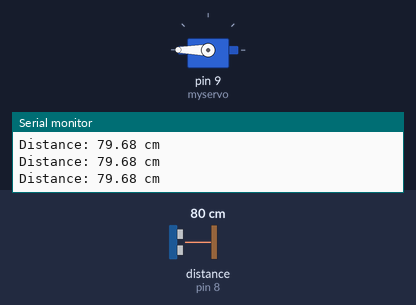
This sketch was run on a simulated Arduino Uno, built with avr-gcc and run on an emulated ATmega328P. On the bench: servo, the last lines printed to the serial monitor. Wiring (inferred from the names in the program): ultrasonic range finder: trigger pin 7; echo pin 8. The test bench sets the inputs (shaded band); at power-on: distance to the obstacle (sensor on pin 8) 80 cm. The echo pulse lasts 58.3 µs per cm.

Above: at 1.2 s.
1.3 s: distance to the obstacle (sensor on pin 8) set to 9 cm
At 1.9 s:
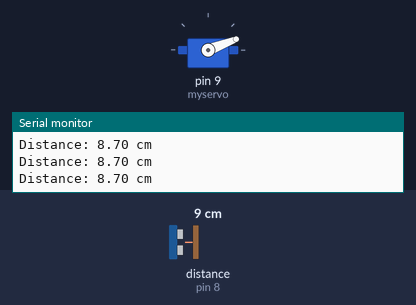
3.1 s: distance to the obstacle (sensor on pin 8) set to 35 cm
At 3.18 s:
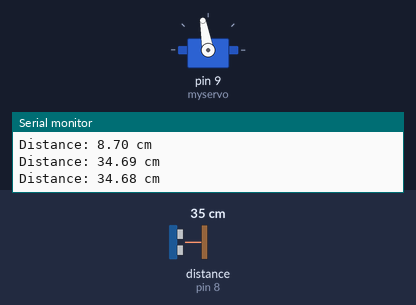
4.8 s: distance to the obstacle (sensor on pin 8) set to 18 cm
At 6.0 s:
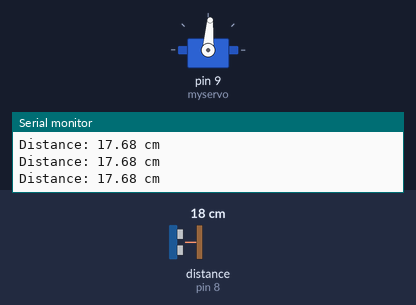
6.5 s: distance to the obstacle (sensor on pin 8) set to 2 cm
At 7.8 s:
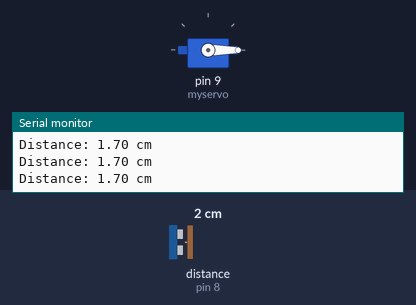
8.1 s: distance to the obstacle (sensor on pin 8) set to 60 cm
At 8.22 s:
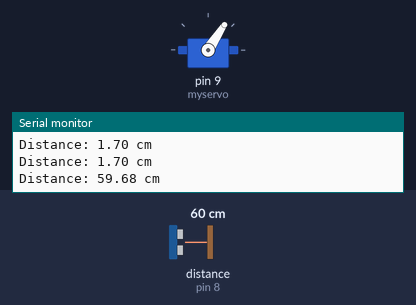
Timing chart, 0 to 10.7 s (numbered marks = the images above; inputs shaded):
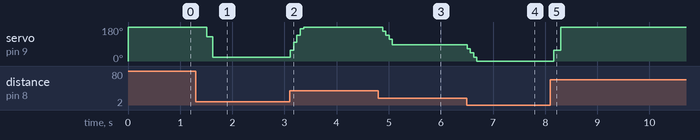

The sketch:

Task2-2.ino
```cpp
#include <Servo.h>

const int trigPin = 7;
const int echoPin = 8;
const unsigned long TIMEOUT_US = 30000UL;
Servo myservo;

const int MIN_CM = 5;
const int MAX_CM = 30;
float distanceCm;
float lastangle = -1;

const int N = 5;
float samples[N];
int idx = 0;
int count = 0;

float updateMovingAverage(float);
float readDistanceCm();

void setup() {
  Serial.begin(9600);
  myservo.attach(9);
  pinMode(trigPin, OUTPUT);
  pinMode(echoPin, INPUT);
  myservo.write(0);
  digitalWrite(trigPin, LOW);
}

void loop() {
  float d = readDistanceCm();
  Serial.print("Distance: ");
  Serial.print(d);
  Serial.println(" cm");
  if (d != -1) {
    float avg = updateMovingAverage(d);
    avg = constrain((int)avg, MIN_CM, MAX_CM);
    int angle = map(avg, MIN_CM, MAX_CM, 0, 180);
    if (lastangle == -1 || abs(lastangle - angle) < 70) myservo.write(angle);
    lastangle = angle;
  }
  delay(60);
}

float updateMovingAverage(float newVal) {
  samples[idx] = newVal;
  idx = (idx + 1) % N;
  if (count < N) count++;

  float sum = 0;
  for (int i = 0; i < count; i++) sum += samples[i];
  return sum / count;
}

float readDistanceCm() {
  digitalWrite(trigPin, LOW);
  delayMicroseconds(2);
  digitalWrite(trigPin, HIGH);
  delayMicroseconds(10);
  digitalWrite(trigPin, LOW);

  unsigned long duration = pulseIn(echoPin, HIGH, TIMEOUT_US);
  if (duration == 0) return -1;
  return duration * 0.0343 / 2;
}
```

Measured:
- after the input at 1.3 s, servo on pin 9 (myservo): 180° → 129° after 0.21 s, → 21° 0.12 s later
- after the input at 3.1 s, servo on pin 9 (myservo): moves from 21° to 180° over 0.25 s, starting at once
- after the input at 4.8 s, servo on pin 9 (myservo): 180° → 158° after 0.08 s, → 136° 0.06 s later, → 115° 0.06 s later, → 86° 0.06 s later
- after the input at 6.5 s, servo on pin 9 (myservo): 86° → 64° at once, → 43° 0.06 s later, → 21° 0.06 s later, → 0° 0.06 s later
- after the input at 8.1 s, servo on pin 9 (myservo): 0° → 57° after 0.06 s, → 180° 0.13 s later
